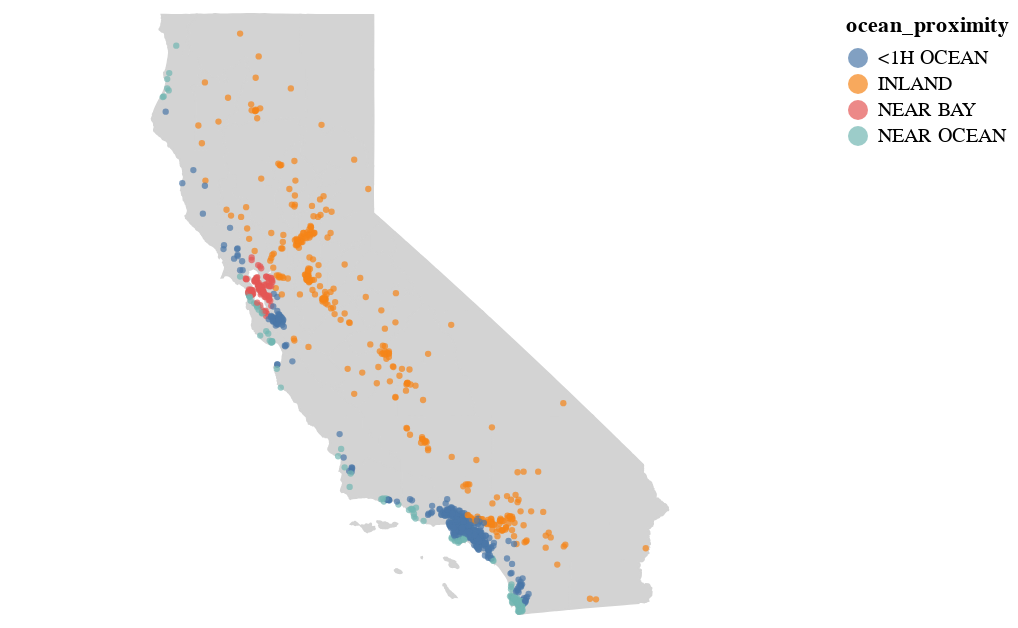

Notebook cell for this chart:
### Code cell
blocks = alt.Chart(sample).mark_circle().encode(
    longitude='longitude',
    latitude='latitude',
    size=alt.value(10),
    color = "ocean_proximity"
)
back_map+blocks

### Figure 1 — Vega-Lite specification as saved in the notebook (floating-point values rounded to 4 significant figures; data arrays with more than 128 entries replaced by an {"elided": "..."} marker saying what was removed)
{"config": {"view": {"continuousWidth": 400, "continuousHeight": 300}}, "layer": [{"data": {"values": [{"id": "0", "type": "Feature", "properties": {"name": "Alameda"}, "geometry": {"type": "MultiPolygon", "coordinates": {"elided": "2 rows, 256 float values in total"}}, "bbox": [-122.3, 37.45, -121.5, 37.91]}, {"id": "1", "type": "Feature", "properties": {"name": "Alpine"}, "geometry": {"type": "Polygon", "coordinates": {"elided": "1x90x2 float values"}}, "bbox": [-120.1, 38.33, -119.5, 38.93]}, {"id": "2", "type": "Feature", "properties": {"name": "Amador"}, "geometry": {"type": "Polygon", "coordinates": {"elided": "1x167x2 float values"}}, "bbox": [-121.0, 38.22, -120.1, 38.71]}, {"id": "3", "type": "Feature", "properties": {"name": "Butte"}, "geometry": {"type": "Polygon", "coordinates": {"elided": "1x224x2 float values"}}, "bbox": [-122.1, 39.3, -121.1, 40.15]}, {"id": "4", "type": "Feature", "properties": {"name": "Calaveras"}, "geometry": {"type": "Polygon", "coordinates": {"elided": "1x178x2 float values"}}, "bbox": [-121.0, 37.83, -120.0, 38.51]}, {"id": "5", "type": "Feature", "properties": {"name": "Colusa"}, "geometry": {"type": "Polygon", "coordinates": {"elided": "1x143x2 float values"}}, "bbox": [-122.8, 38.92, -121.8, 39.41]}, {"id": "6", "type": "Feature", "properties": {"name": "Contra Costa"}, "geometry": {"type": "MultiPolygon", "coordinates": {"elided": "6 rows, 344 float values in total"}}, "bbox": [-122.4, 37.72, -121.5, 38.1]}, {"id": "7", "type": "Feature", "properties": {"name": "Del Norte"}, "geometry": {"type": "Polygon", "coordinates": {"elided": "1x120x2 float values"}}, "bbox": [-124.3, 41.38, -123.5, 42.0]}, {"id": "8", "type": "Feature", "properties": {"name": "Tuolumne"}, "geometry": {"type": "Polygon", "coordinates": {"elided": "1x303x2 float values"}}, "bbox": [-120.7, 37.63, -119.2, 38.43]}, {"id": "9", "type": "Feature", "properties": {"name": "El Dorado"}, "geometry": {"type": "Polygon", "coordinates": {"elided": "1x220x2 float values"}}, "bbox": [-121.1, 38.5, -119.9, 39.07]}, {"id": "10", "type": "Feature", "properties": {"name": "Fresno"}, "geometry": {"type": "Polygon", "coordinates": {"elided": "1x400x2 float values"}}, "bbox": [-120.9, 35.91, -118.4, 37.59]}, {"id": "11", "type": "Feature", "properties": {"name": "Glenn"}, "geometry": {"type": "Polygon", "coordinates": {"elided": "1x100x2 float values"}}, "bbox": [-122.9, 39.38, -121.9, 39.8]}, {"id": "12", "type": "Feature", "properties": {"name": "Humboldt"}, "geometry": {"type": "Polygon", "coordinates": {"elided": "1x205x2 float values"}}, "bbox": [-124.4, 40.0, -123.4, 41.47]}, {"id": "13", "type": "Feature", "properties": {"name": "Inyo"}, "geometry": {"type": "Polygon", "coordinates": {"elided": "1x236x2 float values"}}, "bbox": [-118.8, 35.79, -115.6, 37.46]}, {"id": "14", "type": "Feature", "properties": {"name": "Lake"}, "geometry": {"type": "Polygon", "coordinates": {"elided": "1x185x2 float values"}}, "bbox": [-123.1, 38.67, -122.3, 39.58]}, {"id": "15", "type": "Feature", "properties": {"name": "San Diego"}, "geometry": {"type": "Polygon", "coordinates": {"elided": "1x137x2 float values"}}, "bbox": [-117.6, 32.53, -116.1, 33.51]}, {"id": "16", "type": "Feature", "properties": {"name": "San Francisco"}, "geometry": {"type": "MultiPolygon", "coordinates": [[[[-122.4, 37.71], [-122.5, 37.71], [-122.5, 37.72], [-122.5, 37.74], [-122.5, 37.78], [-122.5, 37.79], [-122.5, 37.79], [-122.5, 37.81], [-122.5, 37.8], [-122.4, 37.81], [-122.4, 37.81], [-122.4, 37.79], [-122.4, 37.76], [-122.4, 37.75], [-122.4, 37.74], [-122.4, 37.73], [-122.4, 37.73], [-122.4, 37.72], [-122.4, 37.72], [-122.4, 37.71], [-122.4, 37.71]]], [[[-122.4, 37.81], [-122.4, 37.83], [-122.4, 37.83], [-122.4, 37.82], [-122.4, 37.81]]]]}, "bbox": [-122.5, 37.71, -122.4, 37.83]}, {"id": "17", "type": "Feature", "properties": {"name": "Sierra"}, "geometry": {"type": "Polygon", "coordinates": {"elided": "1x129x2 float values"}}, "bbox": [-121.1, 39.39, -120.0, 39.78]}, {"id": "18", "type": "Feature", "properties": {"name": "Siskiyou"}, "geometry": {"type": "Polygon", "coordinates": {"elided": "1x247x2 float values"}}, "bbox": [-123.7, 40.99, -121.4, 42.01]}, {"id": "19", "type": "Feature", "properties": {"name": "Solano"}, "geometry": {"type": "MultiPolygon", "coordinates": {"elided": "4 rows, 332 float values in total"}}, "bbox": [-122.4, 38.04, -121.6, 38.54]}, {"id": "20", "type": "Feature", "properties": {"name": "Sonoma"}, "geometry": {"type": "Polygon", "coordinates": {"elided": "1x203x2 float values"}}, "bbox": [-123.5, 38.11, -122.4, 38.85]}, {"id": "21", "type": "Feature", "properties": {"name": "Los Angeles"}, "geometry": {"type": "MultiPolygon", "coordinates": {"elided": "5 rows, 510 float values in total"}}, "bbox": [-118.9, 32.8, -117.6, 34.82]}, {"id": "22", "type": "Feature", "properties": {"name": "Madera"}, "geometry": {"type": "Polygon", "coordinates": {"elided": "1x260x2 float values"}}, "bbox": [-120.5, 36.77, -119.0, 37.78]}, {"id": "23", "type": "Feature", "properties": {"name": "Marin"}, "geometry": {"type": "MultiPolygon", "coordinates": {"elided": "2 rows, 408 float values in total"}}, "bbox": [-123.0, 37.82, -122.4, 38.32]}, {"id": "24", "type": "Feature", "properties": {"name": "Mariposa"}, "geometry": {"type": "Polygon", "coordinates": {"elided": "1x148x2 float values"}}, "bbox": [-120.4, 37.18, -119.3, 37.9]}, {"id": "25", "type": "Feature", "properties": {"name": "Mendocino"}, "geometry": {"type": "Polygon", "coordinates": {"elided": "1x218x2 float values"}}, "bbox": [-124.0, 38.76, -122.8, 40.0]}, {"id": "26", "type": "Feature", "properties": {"name": "Merced"}, "geometry": {"type": "Polygon", "coordinates": {"elided": "1x122x2 float values"}}, "bbox": [-121.2, 36.74, -120.1, 37.63]}, {"id": "27", "type": "Feature", "properties": {"name": "Modoc"}, "geometry": {"type": "Polygon", "coordinates": [[[-120.0, 41.18], [-120.2, 41.18], [-120.4, 41.18], [-120.5, 41.18], [-120.6, 41.18], [-120.7, 41.18], [-120.8, 41.18], [-120.9, 41.18], [-121.0, 41.18], [-121.2, 41.18], [-121.3, 41.18], [-121.4, 41.18], [-121.4, 41.25], [-121.4, 41.43], [-121.4, 41.43], [-121.4, 41.54], [-121.4, 41.62], [-121.4, 41.66], [-121.4, 41.75], [-121.4, 41.78], [-121.5, 41.78], [-121.5, 41.95], [-121.4, 41.95], [-121.4, 42.0], [-121.3, 42.0], [-121.3, 42.0], [-121.1, 42.0], [-121.0, 41.99], [-121.0, 41.99], [-120.8, 41.99], [-120.6, 41.99], [-120.5, 41.99], [-120.3, 41.99], [-120.3, 41.99], [-120.2, 41.99], [-120.0, 42.0], [-120.0, 41.99], [-120.0, 41.87], [-120.0, 41.75], [-120.0, 41.62], [-120.0, 41.62], [-120.0, 41.5], [-120.0, 41.25], [-120.0, 41.18]]]}, "bbox": [-121.5, 41.18, -120.0, 42.0]}, {"id": "28", "type": "Feature", "properties": {"name": "Tulare"}, "geometry": {"type": "Polygon", "coordinates": {"elided": "1x146x2 float values"}}, "bbox": [-119.6, 35.79, -118.0, 36.74]}, {"id": "29", "type": "Feature", "properties": {"name": "Imperial"}, "geometry": {"type": "Polygon", "coordinates": {"elided": "1x115x2 float values"}}, "bbox": [-116.1, 32.62, -114.5, 33.43]}, {"id": "30", "type": "Feature", "properties": {"name": "Santa Cruz"}, "geometry": {"type": "Polygon", "coordinates": {"elided": "1x134x2 float values"}}, "bbox": [-122.3, 36.85, -121.6, 37.29]}, {"id": "31", "type": "Feature", "properties": {"name": "Shasta"}, "geometry": {"type": "Polygon", "coordinates": {"elided": "1x235x2 float values"}}, "bbox": [-123.1, 40.29, -121.3, 41.18]}, {"id": "32", "type": "Feature", "properties": {"name": "Stanislaus"}, "geometry": {"type": "Polygon", "coordinates": {"elided": "1x121x2 float values"}}, "bbox": [-121.5, 37.13, -120.4, 38.08]}, {"id": "33", "type": "Feature", "properties": {"name": "Sutter"}, "geometry": {"type": "Polygon", "coordinates": {"elided": "1x167x2 float values"}}, "bbox": [-121.9, 38.73, -121.4, 39.31]}, {"id": "34", "type": "Feature", "properties": {"name": "Tehama"}, "geometry": {"type": "Polygon", "coordinates": {"elided": "1x249x2 float values"}}, "bbox": [-123.1, 39.8, -121.3, 40.45]}, {"id": "35", "type": "Feature", "properties": {"name": "Trinity"}, "geometry": {"type": "Polygon", "coordinates": {"elided": "1x316x2 float values"}}, "bbox": [-123.6, 39.98, -122.4, 41.37]}, {"id": "36", "type": "Feature", "properties": {"name": "Kern"}, "geometry": {"type": "Polygon", "coordinates": {"elided": "1x99x2 float values"}}, "bbox": [-120.2, 34.79, -117.6, 35.8]}, {"id": "37", "type": "Feature", "properties": {"name": "San Mateo"}, "geometry": {"type": "MultiPolygon", "coordinates": {"elided": "2 rows, 280 float values in total"}}, "bbox": [-122.5, 37.11, -122.1, 37.71]}, {"id": "38", "type": "Feature", "properties": {"name": "Santa Barbara"}, "geometry": {"type": "MultiPolygon", "coordinates": {"elided": "5 rows, 622 float values in total"}}, "bbox": [-120.7, 33.47, -119.0, 35.11]}, {"id": "39", "type": "Feature", "properties": {"name": "Santa Clara"}, "geometry": {"type": "MultiPolygon", "coordinates": {"elided": "3 rows, 396 float values in total"}}, "bbox": [-122.2, 36.9, -121.2, 37.48]}, {"id": "40", "type": "Feature", "properties": {"name": "Ventura"}, "geometry": {"type": "MultiPolygon", "coordinates": {"elided": "2 rows, 180 float values in total"}}, "bbox": [-119.6, 33.21, -118.6, 34.9]}, {"id": "41", "type": "Feature", "properties": {"name": "Yolo"}, "geometry": {"type": "Polygon", "coordinates": {"elided": "1x191x2 float values"}}, "bbox": [-122.4, 38.31, -121.5, 38.93]}, {"id": "42", "type": "Feature", "properties": {"name": "Yuba"}, "geometry": {"type": "Polygon", "coordinates": {"elided": "1x188x2 float values"}}, "bbox": [-121.6, 38.92, -121.0, 39.64]}, {"id": "43", "type": "Feature", "properties": {"name": "Lassen"}, "geometry": {"type": "Polygon", "coordinates": {"elided": "1x135x2 float values"}}, "bbox": [-121.3, 39.71, -120.0, 41.18]}, {"id": "44", "type": "Feature", "properties": {"name": "Kings"}, "geometry": {"type": "Polygon", "coordinates": [[[-119.5, 36.31], [-119.5, 36.27], [-119.5, 36.27], [-119.5, 36.14], [-119.5, 36.14], [-119.5, 35.96], [-119.5, 35.96], [-119.5, 35.79], [-119.6, 35.79], [-119.6, 35.79], [-119.6, 35.79], [-119.8, 35.79], [-119.9, 35.79], [-119.9, 35.79], [-120.0, 35.79], [-120.1, 35.79], [-120.2, 35.79], [-120.2, 35.81], [-120.2, 35.82], [-120.2, 35.83], [-120.3, 35.85], [-120.2, 35.86], [-120.2, 35.88], [-120.3, 35.9], [-120.3, 35.91], [-120.3, 35.91], [-120.3, 35.91], [-120.3, 35.95], [-120.2, 36.0], [-120.1, 36.05], [-120.0, 36.18], [-120.0, 36.3], [-120.0, 36.38], [-120.0, 36.4], [-119.9, 36.4], [-119.8, 36.4], [-119.7, 36.42], [-119.7, 36.42], [-119.7, 36.42], [-119.7, 36.43], [-119.7, 36.43], [-119.7, 36.43], [-119.7, 36.43], [-119.7, 36.42], [-119.7, 36.43], [-119.6, 36.44], [-119.6, 36.49], [-119.5, 36.49], [-119.5, 36.4], [-119.5, 36.4], [-119.5, 36.37], [-119.5, 36.34], [-119.5, 36.31]]]}, "bbox": [-120.3, 35.79, -119.5, 36.49]}, {"id": "45", "type": "Feature", "properties": {"name": "Mono"}, "geometry": {"type": "Polygon", "coordinates": {"elided": "1x206x2 float values"}}, "bbox": [-119.7, 37.46, -117.8, 38.71]}, {"id": "46", "type": "Feature", "properties": {"name": "Monterey"}, "geometry": {"type": "Polygon", "coordinates": {"elided": "1x304x2 float values"}}, "bbox": [-122.0, 35.79, -120.2, 36.92]}, {"id": "47", "type": "Feature", "properties": {"name": "Napa"}, "geometry": {"type": "Polygon", "coordinates": {"elided": "1x145x2 float values"}}, "bbox": [-122.6, 38.16, -122.1, 38.86]}, {"id": "48", "type": "Feature", "properties": {"name": "Nevada"}, "geometry": {"type": "Polygon", "coordinates": {"elided": "1x167x2 float values"}}, "bbox": [-121.3, 39.01, -120.0, 39.53]}, {"id": "49", "type": "Feature", "properties": {"name": "Orange"}, "geometry": {"type": "MultiPolygon", "coordinates": {"elided": "2 rows, 178 float values in total"}}, "bbox": [-118.1, 33.39, -117.4, 33.95]}, {"id": "50", "type": "Feature", "properties": {"name": "Placer"}, "geometry": {"type": "Polygon", "coordinates": {"elided": "1x195x2 float values"}}, "bbox": [-121.5, 38.71, -120.0, 39.32]}, {"id": "51", "type": "Feature", "properties": {"name": "Plumas"}, "geometry": {"type": "Polygon", "coordinates": {"elided": "1x255x2 float values"}}, "bbox": [-121.5, 39.6, -120.1, 40.45]}, {"id": "52", "type": "Feature", "properties": {"name": "Riverside"}, "geometry": {"type": "Polygon", "coordinates": {"elided": "1x156x2 float values"}}, "bbox": [-117.7, 33.43, -114.4, 34.08]}, {"id": "53", "type": "Feature", "properties": {"name": "Sacramento"}, "geometry": {"type": "MultiPolygon", "coordinates": {"elided": "4 rows, 358 float values in total"}}, "bbox": [-121.8, 38.02, -121.0, 38.74]}, {"id": "54", "type": "Feature", "properties": {"name": "San Benito"}, "geometry": {"type": "Polygon", "coordinates": {"elided": "1x166x2 float values"}}, "bbox": [-121.6, 36.2, -120.6, 36.99]}, {"id": "55", "type": "Feature", "properties": {"name": "San Bernardino"}, "geometry": {"type": "Polygon", "coordinates": {"elided": "1x210x2 float values"}}, "bbox": [-117.8, 33.87, -114.1, 35.81]}, {"id": "56", "type": "Feature", "properties": {"name": "San Joaquin"}, "geometry": {"type": "MultiPolygon", "coordinates": {"elided": "2 rows, 334 float values in total"}}, "bbox": [-121.6, 37.48, -120.9, 38.3]}, {"id": "57", "type": "Feature", "properties": {"name": "San Luis Obispo"}, "geometry": {"type": "Polygon", "coordinates": {"elided": "1x203x2 float values"}}, "bbox": [-121.3, 34.9, -119.5, 35.8]}]}, "mark": {"type": "geoshape", "fill": "lightgray", "stroke": "lightgray"}, "projection": {"type": "mercator"}}, {"data": {"name": "data-0a13e6eee0b114e7aa0ce13152453266"}, "mark": "circle", "encoding": {"color": {"type": "nominal", "field": "ocean_proximity"}, "latitude": {"field": "latitude", "type": "quantitative"}, "longitude": {"field": "longitude", "type": "quantitative"}, "size": {"value": 10}}}], "$schema": "https://vega.github.io/schema/vega-lite/v4.8.1.json", "datasets": {"data-0a13e6eee0b114e7aa0ce13152453266": {"elided": "1000 records"}}}
